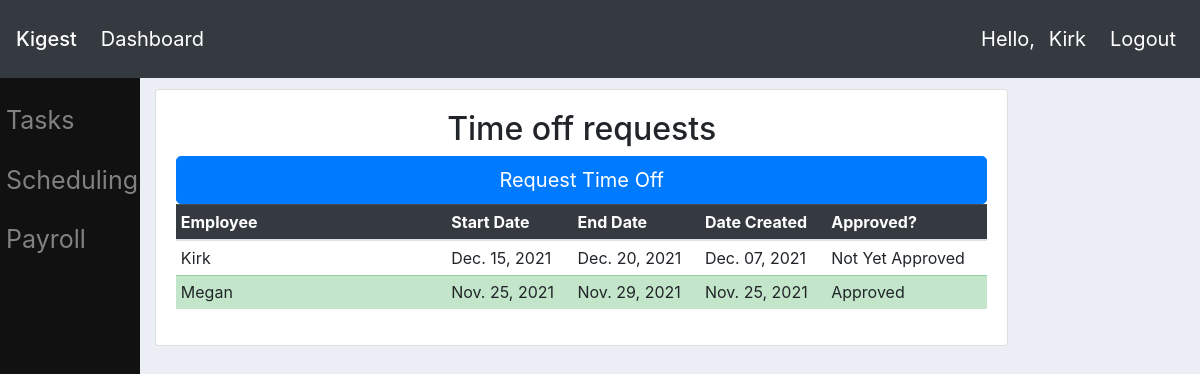
Page /schedule/timeoff/ (signed in) on the earlier database version.
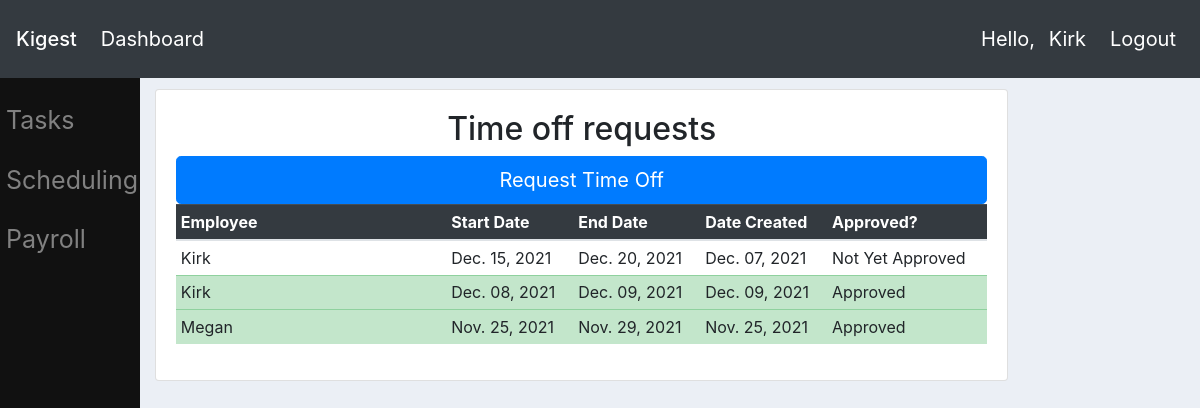
Same page on the later database version.
### schedule/models.py (models this page shows, shortened)
class TimeOffRequest(models.Model):
    employee = models.ForeignKey(Employee, on_delete=models.CASCADE)
    title = models.CharField(max_length=100, blank=True)
    start_date = models.DateField()
    end_date = models.DateField()
    is_approved = models.BooleanField(default=False)
    date_created = models.DateField(auto_now_add=True)

### userprofile/models.py (models this page shows)
class Employee(models.Model):
    user = models.OneToOneField(User, on_delete=models.CASCADE)
    first_name = models.CharField(max_length=15, default='')
    last_name = models.CharField(max_length=20, default='')
    date_of_birth = models.DateField(null=True, blank=True)
    is_active = models.BooleanField(default=False)
    profile_picture = models.ImageField(default="default.png")
    street = models.CharField(max_length=200, null=True, blank=True, verbose_name='Street Address')
    city = models.CharField(max_length=75, null=True, blank=True, verbose_name='City')
    state = models.CharField(max_length=2, null=True, blank=True, verbose_name='State')
    phone = models.CharField(max_length=20, null=True, blank=True, verbose_name='Telephone Number')
    postal_code = models.CharField(max_length=5, null=True, blank=True, verbose_name='Postal Code')
    def __str__(self):
        return self.user.username.capitalize()

### schedule/views.py (the view)
# urls.py: path('timeoff/', views.timeoff, name='timeoff'),
def timeoff(request):
    if(manager_check(request.user)):
        timeoffrequests = TimeOffRequest.objects.order_by('-start_date')
        return render(request, 'schedule/viewtimeoff.html', {'timeoffrequests': timeoffrequests})
    else:
        current_employee = Employee.objects.get(user=request.user)
        timeoffrequests = current_employee.timeoffrequest_set.order_by('-start_date')
        return render(request, 'schedule/viewtimeoff.html', {'timeoffrequests': timeoffrequests})

### schedule/views.py (called while the page is built)
def manager_check(user):
    return user.groups.filter(name='managers')

### schedule/templates/schedule/viewtimeoff.html (shortened to what this page needs)
{% extends "website/main.html" %}
{% block content %}
<div class="col-md-10 mt-4">
    <div class="card card-body "><h2 class="text-center">Time off requests</h2>
        <a class="btn btn-primary btn-lg btn-block" href="{% url 'schedule:newtimeoff' %}" role="button">Request Time Off</a>
        {% if timeoffrequests is None %}
        <h1 class="display-3">No requests yet!</h1>
        {% else %}
        <table class="table table-sm table-hover">
            <thead class="table-dark">
                <tr>
                    <th class="col-sm-4">Employee</th>
                    <th>Start Date</th>
                    <th>End Date</th>
                    <th>Date Created</th>
                    <th>Approved?</th>
                </tr>
            </thead>
            <tbody>
                {% for timeoffrequest in timeoffrequests %}
                {% if timeoffrequest.is_approved %}<tr class="table-success">
                {% else %} <tr>
                {% endif %}
                <td><a class="text-reset text-decoration-none" href='{% url "schedule:approvetimeoff" timeoffrequest.id %}'>{{ timeoffrequest.employee }}</a></td>
                <td>{{ timeoffrequest.start_date|date:"M. d, Y" }}</td>
                <td>{{ timeoffrequest.end_date|date:"M. d, Y" }}</td>
                <td>{{ timeoffrequest.date_created|date:"M. d, Y" }}</td>
                {% if timeoffrequest.is_approved %}
                <td>Approved</td>
                {% else %}
                <td>Not Yet Approved</td>
                {% endif %}
            </tr>
            {% endfor %}
        </tbody>
    </table>
        {% endif %}
        </div>
    </div>
{% endblock %}

Differences in the rows shown:
added TimeOffRequest: employee "Kirk", start_date "Dec. 08, 2021", end_date "Dec. 09, 2021", date_created "Dec. 09, 2021", is_approved "Approved"
